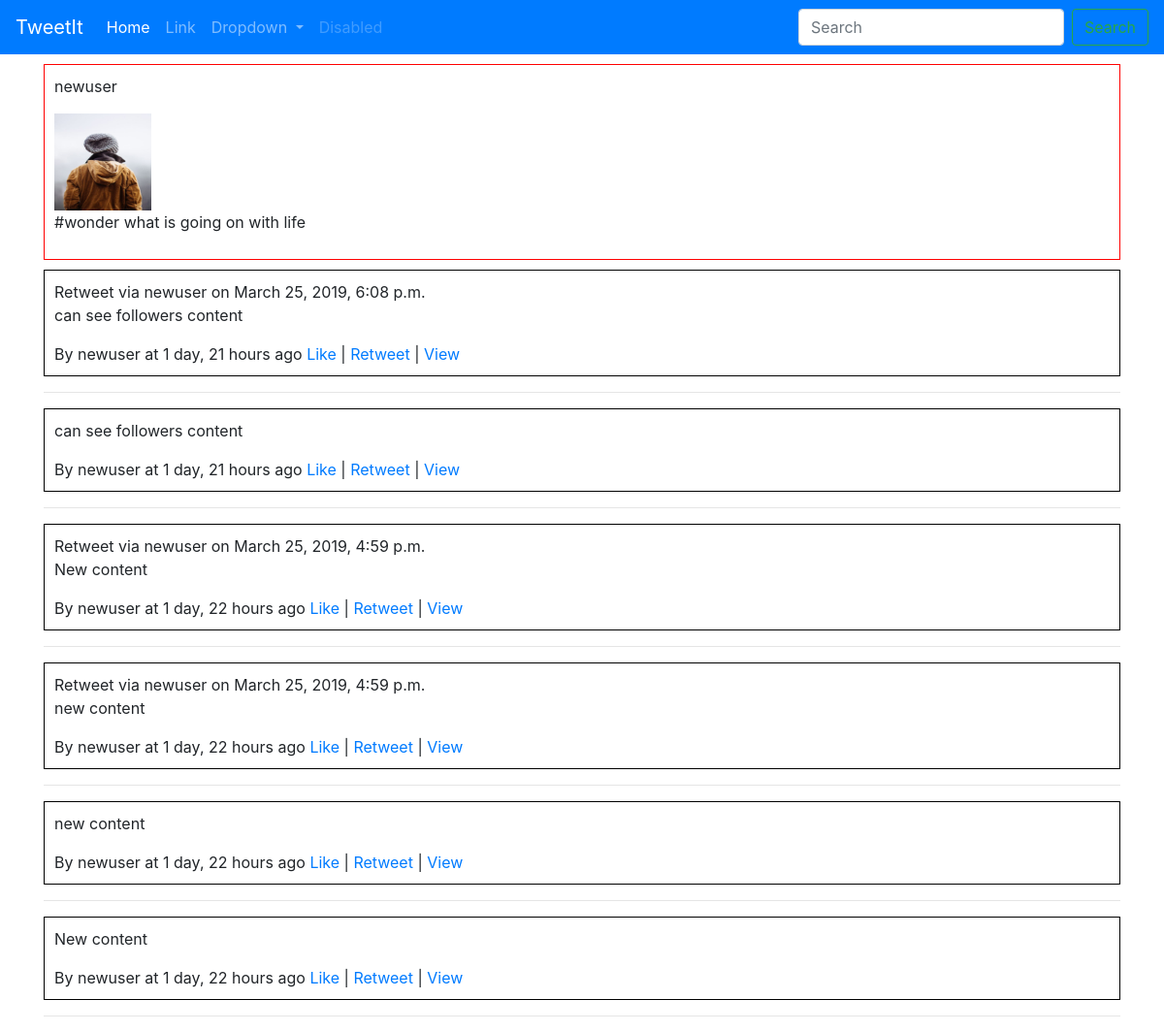
The app's page /following/9 with its own data.
### users/models.py (models this page shows, shortened)
class Profile(models.Model):
	user = models.OneToOneField(User,on_delete=models.CASCADE)
	image = models.ImageField(default="default.jpg",upload_to='profile_pics')
	description = models.CharField(max_length=250)

### tweets/models.py (models this page shows, shortened)
class Tweet(models.Model):
	parent = models.ForeignKey("self",blank=True,null=True,on_delete=models.CASCADE)
	user = models.ForeignKey(User,on_delete=models.CASCADE)
	likes = models.ManyToManyField(User,related_name='likes',blank=True)
	content = models.CharField(max_length=140)
	date_posted = models.DateTimeField(auto_now=True)
	objects = TweetManager()
	def  __str__(self):
		return str(self.content)

### users/views.py (the view)
# urls.py: path('following/<int:id>',info,name='following-user-info')
def  info(request,id):
	print(id)
	tweets = User.objects.get(id=id).tweet_set.all().order_by('-date_posted')
	print(tweets)
	context = {
		'profile' : User.objects.get(id=id).profile,
		'tweets':tweets,
	}
	return render(request,'users/userdetail.html',context)

### users/templates/users/userdetail.html
{% extends 'tweets/base.html' %}
{% block content %}
	<div class="profile" style="border:1px solid red;padding: 10px;margin: 10px 0;">
		<p>{{ profile.user.username }}</p>
		<img src="{{ profile.image.url}}" width="100px" height="100px">
		<p>
			{{ profile.description}}
		</p>
	</div>
	{% for tweet in tweets %}
		<div class="tweet">
			{% if tweet.parent %}
				<div class="tweet-class" style="border: 1px solid black;padding: 10px;">
					<span>Retweet via {{ tweet.parent.user }} on {{ tweet.date_posted }}</span>
					<p>{{ tweet.content }}</p>
					By {{ tweet.user.username }} at {{ tweet.date_posted|timesince }} ago
					{% if user not in  tweet.likes.all %}
						<a href="{% url 'tweet-like' tweet.id %}">Like</a> |
					{% else %}
						<a href="{% url 'tweet-like' tweet.id %}">Dislike</a> |
					{% endif %}
					<a href="{% url 'tweet-retweet' tweet.id %}">Retweet</a> |
					<a href="{% url 'detail-view' tweet.id %}">View</a>
				</div>
			{% else %}
				<div class="tweet-class" style="border: 1px solid black;padding: 10px;">
					<p>{{ tweet.content }}</p>
					By {{ tweet.user.username }} at {{ tweet.date_posted|timesince }} ago
					{% if user not in  tweet.likes.all %}
						<a href="{% url 'tweet-like' tweet.id %}">Like</a> |
					{% else %}
						<a href="{% url 'tweet-like' tweet.id %}">Dislike</a> |
					{% endif %}
					<a href="{% url 'tweet-retweet' tweet.id %}">Retweet</a> |
					<a href="{% url 'detail-view' tweet.id %}">View</a>
				</div>
			{% endif %}
		</div>
		<hr>
		{% empty %}
			<p>No tweets right now...</p>
	{% endfor %}
{% endblock %}

### tweets/templates/tweets/base.html (shortened to what this page needs)
{% load static %}
<!doctype html>
<html lang="en">
  <head>
    <link rel="stylesheet" href="https://stackpath.bootstrapcdn.com/bootstrap/4.3.1/css/bootstrap.min.css">
    <link rel="stylesheet" type="text/css" href="{% static 'tweets/main.css' %}">
  </head>
  <body>
    <nav class="navbar navbar-expand-lg navbar-dark bg-primary">
  <a class="navbar-brand" href="#">TweetIt</a>
  <div class="collapse navbar-collapse" id="navbarSupportedContent">
    <ul class="navbar-nav mr-auto">
      <li class="nav-item active">
        <a class="nav-link" href="#">Home <span class="sr-only">(current)</span></a>
      </li>
      <li class="nav-item">
        <a class="nav-link" href="#">Link</a>
      </li>
      <li class="nav-item dropdown">
        <a class="nav-link dropdown-toggle" href="#" id="navbarDropdown" role="button" data-toggle="dropdown" aria-haspopup="true" aria-expanded="false">
          Dropdown
        </a>
      </li>
      <li class="nav-item">
        <a class="nav-link disabled" href="#">Disabled</a>
      </li>
    </ul>
    <form class="form-inline my-2 my-lg-0">
      <input class="form-control mr-sm-2" type="search" placeholder="Search" aria-label="Search">
      <button class="btn btn-outline-success my-2 my-sm-0" type="submit">Search</button>
    </form>
  </div>
</nav>
    <div class="container">
    {% block content%}
    {% endblock content%}
    </div>
  </body>
</html>

### records on screen
Profile: user.username "newuser", image (picture), description "#wonder what is going on with life"
Tweet: parent.user "newuser", date_posted "March 25, 2019, 6:08 p.m.", content "can see followers content", user.username "newuser", date_posted "1 day, 21 hours", shows "Like"
Tweet: content "can see followers content", user.username "newuser", date_posted "1 day, 21 hours", shows "Like"
Tweet: parent.user "newuser", date_posted "March 25, 2019, 4:59 p.m.", content "New content", user.username "newuser", date_posted "1 day, 22 hours", shows "Like"
Tweet: parent.user "newuser", date_posted "March 25, 2019, 4:59 p.m.", content "new content", user.username "newuser", date_posted "1 day, 22 hours", shows "Like"
Tweet: content "new content", user.username "newuser", date_posted "1 day, 22 hours", shows "Like"
Tweet: content "New content", user.username "newuser", date_posted "1 day, 22 hours", shows "Like"
